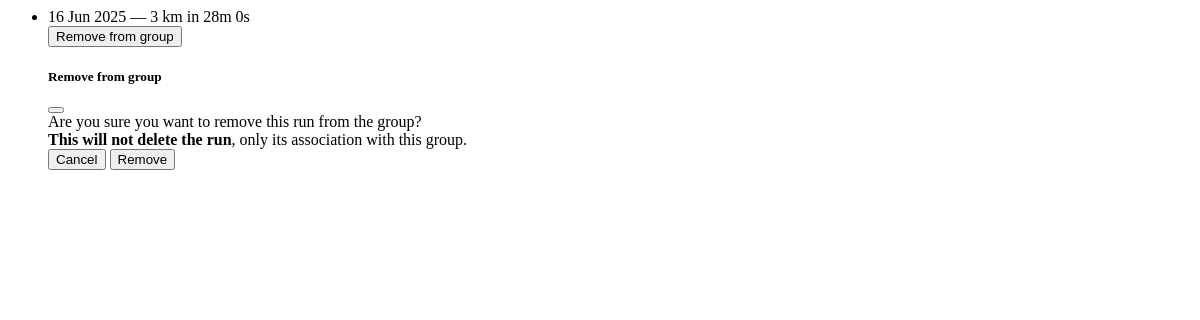
Before: /groups/1/member/1/runs (signed in) with the older database file.
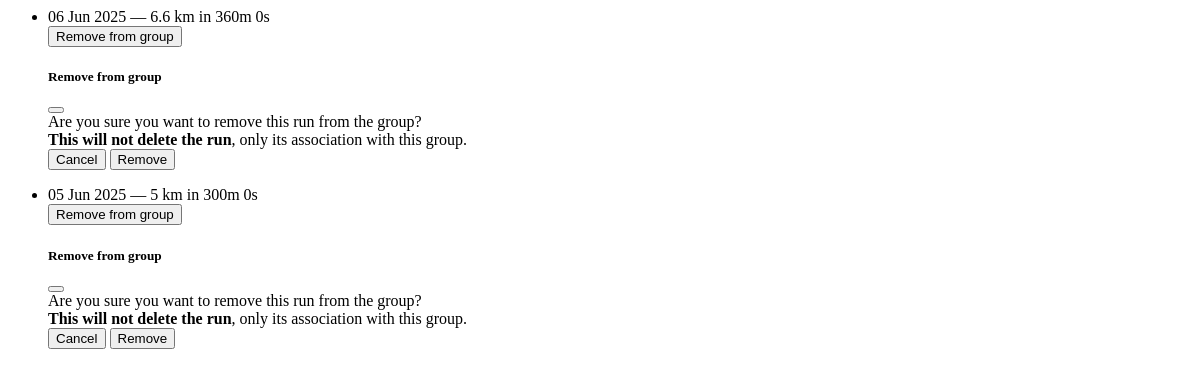
After: the same page with the newer database file.
### app/models.py (models this page shows, shortened)
class Run(db.Model):
    __tablename__ = "runs"
    id = sa.Column(sa.Integer, primary_key=True)
    date = sa.Column(sa.DateTime(timezone=True), index=True)
    distance = sa.Column(sa.Integer)  # meters
    time = sa.Column(sa.Integer)      # seconds (duration)
    pace = sa.Column(sa.Integer)      # seconds per km
    user_id = sa.Column(sa.Integer, sa.ForeignKey("users.id"), index=True)
    user = so.relationship("User", back_populates="runs")
    groups = so.relationship("Group", secondary=run_groups, back_populates="runs")

### app/routes.py (the view)
@app.route('/groups/<int:group_id>/member/<int:user_id>/runs')
@login_required
def get_member_runs(group_id, user_id):
    PER_PAGE = 10
    page = request.args.get('page', 1, type=int)
    group = db.session.get(Group, group_id)
    if not group or current_user not in group.members:
        abort(403)
    runs = db.session.scalars(
        sa.select(Run)
        .join(run_groups, run_groups.c.run_id == Run.id)
        .where(
            Run.user_id == user_id,
            run_groups.c.group_id == group_id
        )
        .order_by(Run.date.desc())
        .limit(PER_PAGE)
        .offset((page - 1) * PER_PAGE)
    ).all()
    run_count = db.session.scalar(
        sa.select(sa.func.count(Run.id))
        .join(run_groups, run_groups.c.run_id == Run.id)
        .where(
            Run.user_id == user_id,
            run_groups.c.group_id == group_id
        )
    )
    pages = (run_count + PER_PAGE - 1) // PER_PAGE
    return render_template(
        "partials/_member_runs.html",
        runs=runs,
        page=page,
        pages=pages,
        user_id=user_id,
        group_id=group_id
    )

### app/models.py (called while the page is built)
@login.user_loader
def load_user(id):
    return db.session.get(User, int(id))

### app/templates/partials/_member_runs.html (shortened to what this page needs)
{% if runs %}
<ul class="list-group">
  {% for run in runs %}
  <li class="list-group-item d-flex justify-content-between align-items-start">
    <div>
      {{ run.date.strftime('%d %b %Y') }} — {{ run.distance }} km in {{ run.time // 60 }}m {{ run.time % 60 }}s
    </div>
    {% if current_user.id == run.user_id %}
    <button class="btn btn-sm btn-outline-danger ms-3" data-bs-toggle="modal" data-bs-target="#removeModal-{{ run.id }}">
      Remove from group
    </button>
    <div class="modal fade" id="removeModal-{{ run.id }}" tabindex="-1" aria-labelledby="removeModalLabel-{{ run.id }}" aria-hidden="true">
      <div class="modal-dialog">
        <form method="POST" action="{{ url_for('remove_run_from_group', group_id=group_id, run_id=run.id) }}">
          <div class="modal-content">
            <div class="modal-header">
              <h5 class="modal-title" id="removeModalLabel-{{ run.id }}">Remove from group</h5>
              <button type="button" class="btn-close" data-bs-dismiss="modal" aria-label="Close"></button>
            </div>
            <div class="modal-body">
              Are you sure you want to remove this run from the group?<br>
              <strong>This will not delete the run</strong>, only its association with this group.
            </div>
            <div class="modal-footer">
              <button type="button" class="btn btn-secondary" data-bs-dismiss="modal">Cancel</button>
              <button type="submit" class="btn btn-danger">Remove</button>
            </div>
          </div>
        </form>
      </div>
    </div>
    {% endif %}
  </li>
  {% endfor %}
</ul>
{% else %}
<p class="text-muted mt-2">No activity logged.</p>
{% endif %}

Changed rows visible on the page:
removed Run: date "16 Jun 2025", distance "3", time "28", run.time%60 "0"
added Run: date "06 Jun 2025", distance "6.6", time "360", run.time%60 "0"
added Run: date "05 Jun 2025", distance "5", time "300", run.time%60 "0"
